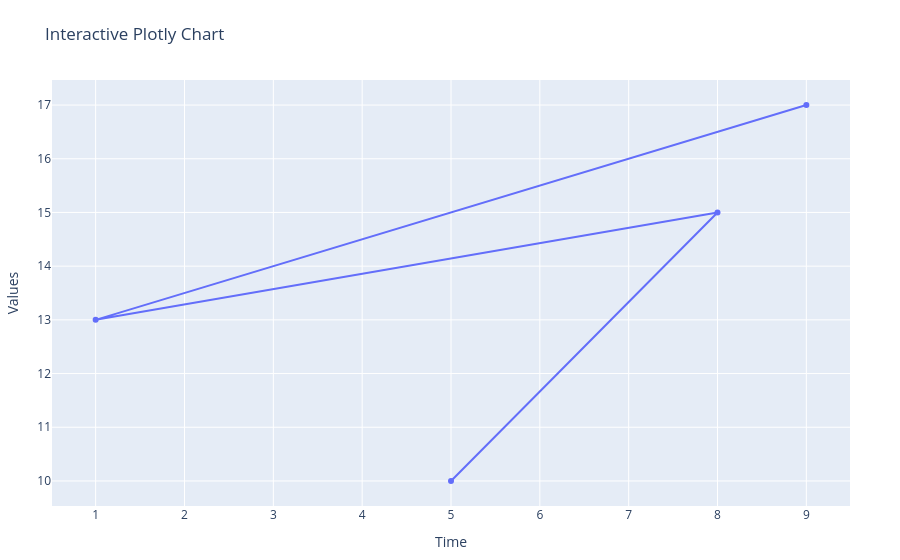

This figure's notebook cell:
### Markdown cell above
## 🧪 Combined Example (Data + Layout + Config)

### Code cell
fig = go.Figure()
# 1. -> data
fig.add_trace(go.Scatter(
    x=[5, 8, 1, 9],
    y=[10, 15, 13, 17],
    mode='lines+markers',
    name='Sales Trend'
))
# 2. -> Layout
fig.update_layout(
    title = "Interactive Plotly Chart",
    xaxis_title = 'Time',
    yaxis_title = 'Values',
    margin=dict(l=50, r=50, t=80, b=50)
) 

# 3. -> 
config = {
    "displayModeBar": True,
    "scrollZoom": True,
    "displaylogo": False,
    "modeBarButtonsToRemove": ["lasso2d"],
    "toImageButtonOptions": {
        "format": "png",
        "filename": "custom_chart",
        "scale": 2
    }
}

fig.show(config = config)

### Figure 1 — Plotly figure (JSON) as saved in the notebook; plotly's stock layout.template omitted (floating-point values rounded to 4 significant figures)
{"data": [{"mode": "lines+markers", "name": "Sales Trend", "type": "scatter", "x": [5, 8, 1, 9], "y": [10, 15, 13, 17]}], "layout": {"margin": {"b": 50, "l": 50, "r": 50, "t": 80}, "title": {"text": "Interactive Plotly Chart"}, "xaxis": {"title": {"text": "Time"}}, "yaxis": {"title": {"text": "Values"}}}}
